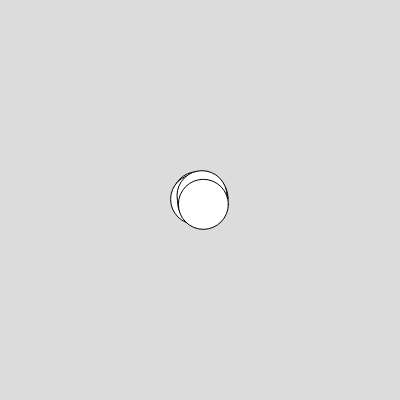
Frame 1 (no input)
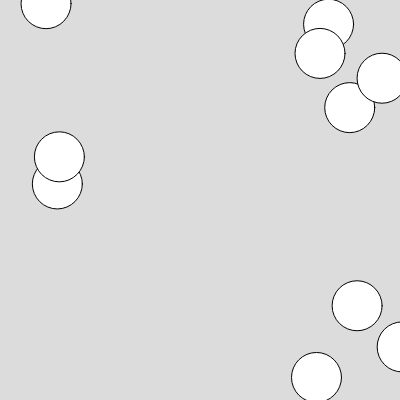
Frame 60 (no input)
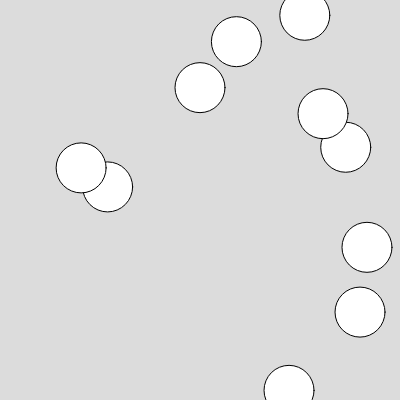
Frame 120 (the mouse pressed at the canvas centre since frame 60)

The p5.js sketch that drew these frames (run headless with seeded random() and noise() and a simulated clock; from frame 60 on, the mouse is pressed at the canvas centre):

// p5.js sketch
// ── sketch.js
let balls = [];

function setup() {
  createCanvas(400, 400);
  
  // Count balls
  // Create 10 new ball objects of the class Ball
  // Center them all in the middle of the canvas
  // Assign them random x and y speeds
  for (let b = 0; b < 10; b++) {
    // new Ball(x, y, xspeed, yspeed);
    // Add each new to the end of the balls array
    balls.push(new Ball(width / 2, height / 2, random(-5, 5), random(-5, 5)));
  }
  // Print out the array of balls
  console.log(balls);

}

function draw() {
  background(220);
  
  // This a for-of loop
  // It does not count
  // It iterates through all of the VALUES of the array balls
  // And pulls out each value as the variable ball
  for (let ball of balls) {
    ball.bounce();
    ball.move();
    ball.display();
  }
}

// Where's the Ball class?
// Look in index.html


// ── sketch2.js
class Ball {
    constructor(x, y, xspeed, yspeed) {
        // Pass the values onto variables for THIS ball
        // Make x a permanent part of the ball's memory
        this.x = x;
        this.y = y;
        this.xspeed = xspeed;
        this.yspeed = yspeed;
      }// x, y, xspeed, yspeed variables are dead now

    
  bounce() {
    // Turnaround
    if (this.x < 0 || this.x > width) {
      this.xspeed *= -1;
    }

    if (this.y < 0 || this.y > height) {
      this.yspeed *= -1;
    }
  } // xspeed
  move() {
    // Move
    this.x += this.xspeed;
    this.y += this.yspeed;
  }

  display() {
    // Display
    ellipse(this.x, this.y, 50, 50);
  }
}
